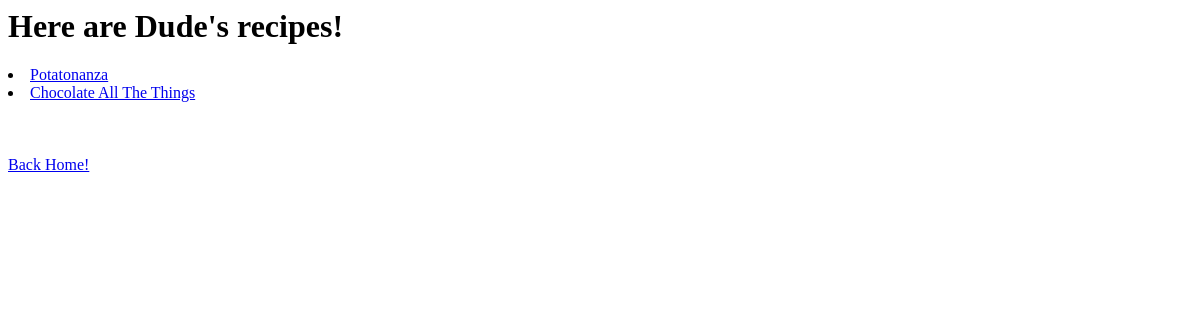
/author/1, run on an earlier commit of the app's database.
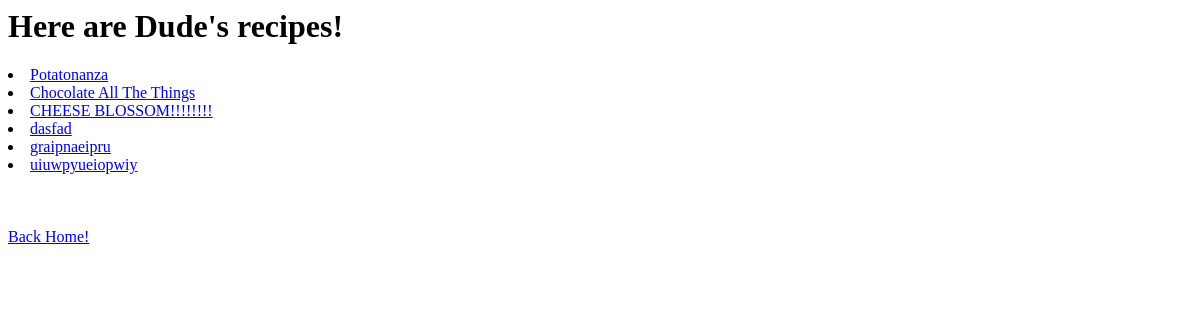
And on a later commit of the database.
### homepage/models.py (models this page shows, shortened)
class Author(models.Model):
    name = models.CharField(max_length=80)

class Recipe(models.Model):
    title = models.CharField(max_length=50)
    body = models.TextField()
    post_date = models.DateTimeField(default=timezone.now)
    author = models.ForeignKey(Author, on_delete=models.CASCADE)

### homepage/views.py (the view)
# urls.py: path("author/<int:id>", recipe_list),
def recipe_list(request, id):
    authors = Author.objects.all().filter(id=id)
    items = Recipe.objects.all().filter(author_id=id)
    return render(request, "recipe_list.html", {'recipes': items, "authors": authors})

### templates/recipe_list.html
<div class = "container">
    {% for auth in authors %}
    <h1>Here are {{ auth.name }}'s recipes!</h1>
    {%  for recipe in recipes %}
        <li>
            <a href="/recipe/{{ recipe.id }}/">{{ recipe.title }}</a>
        </li>
    {% endfor %}
    <br>
    <br><br>
    {% endfor %}
    <a href = "/">Back Home!</a>
</div>

What changed in the data, as far as the page shows it:
added Recipe: title "CHEESE BLOSSOM!!!!!!!!"
added Recipe: title "dasfad"
added Recipe: title "graipnaeipru"
added Recipe: title "uiuwpyueiopwiy"
